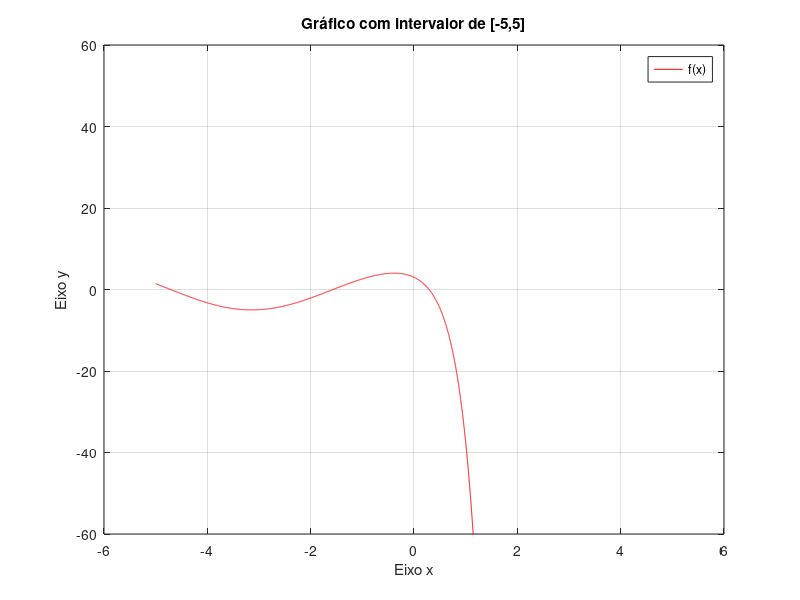

The MATLAB source for this figure:
%Aluna: Beatriz Emiliano Maciel de Sousa 
%Matricula: 120111097

%Questão 3b - Gráfico

x = -5:0.001:5
y = 5.*cos(x) - 2.*e.^(3*x);
plot(x,y, 'r-'); %Plot do gráfico, com o traço continuo na cor vermelha
ylim([-60 60]);
title('Gráfico com intervalor de [-5,5]'); %Titulo 
xlabel('Eixo x'); %label 
ylabel('Eixo y');
legend('f(x)'); grid on;